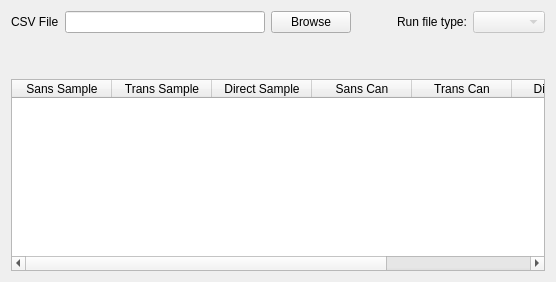
         <widget class="QWidget" name="page_6">
          <layout class="QVBoxLayout" name="verticalLayout_5">
           <item>
            <layout class="QHBoxLayout" name="horizontalLayout_9">
             <item>
              <widget class="QLabel" name="label_13">
               <property name="sizePolicy">
                <sizepolicy hsizetype="Preferred" vsizetype="Maximum">
                 <horstretch>0</horstretch>
                 <verstretch>0</verstretch>
                </sizepolicy>
               </property>
               <property name="text">
                <string>CSV File</string>
               </property>
              </widget>
             </item>
             <item>
              <widget class="QLineEdit" name="csv_filename">
               <property name="sizePolicy">
                <sizepolicy hsizetype="Minimum" vsizetype="Fixed">
                 <horstretch>0</horstretch>
                 <verstretch>0</verstretch>
                </sizepolicy>
               </property>
               <property name="minimumSize">
                <size>
                 <width>200</width>
                 <height>0</height>
                </size>
               </property>
              </widget>
             </item>
             <item>
              <widget class="QPushButton" name="csv_browse_btn">
               <property name="text">
                <string>Browse</string>
               </property>
              </widget>
             </item>
             <item>
              <spacer name="horizontalSpacer_17">
               <property name="orientation">
                <enum>Qt::Horizontal</enum>
               </property>
               <property name="sizeHint" stdset="0">
                <size>
                 <width>40</width>
                 <height>20</height>
                </size>
               </property>
              </spacer>
             </item>
             <item>
              <widget class="QLabel" name="label_26">
               <property name="text">
                <string>Run file type:</string>
               </property>
              </widget>
             </item>
             <item>
              <widget class="QComboBox" name="file_opt">
               <property name="enabled">
                <bool>false</bool>
               </property>
              </widget>
             </item>
            </layout>
           </item>
           <item>
            <spacer name="verticalSpacer_6">
             <property name="orientation">
              <enum>Qt::Vertical</enum>
             </property>
             <property name="sizeHint" stdset="0">
              <size>
               <width>20</width>
               <height>40</height>
              </size>
             </property>
            </spacer>
           </item>
           <item>
            <widget class="QTableWidget" name="batch_table">
             <property name="editTriggers">
              <set>QAbstractItemView::NoEditTriggers</set>
             </property>
             <property name="selectionMode">
              <enum>QAbstractItemView::MultiSelection</enum>
             </property>
             <property name="selectionBehavior">
              <enum>QAbstractItemView::SelectRows</enum>
             </property>
             <property name="textElideMode">
              <enum>Qt::ElideRight</enum>
             </property>
             <column>
              <property name="text">
               <string>Sans Sample</string>
              </property>
             </column>
             <column>
              <property name="text">
               <string>Trans Sample</string>
              </property>
             </column>
             <column>
              <property name="text">
               <string>Direct Sample</string>
              </property>
             </column>
             <column>
              <property name="text">
               <string>Sans Can</string>
              </property>
             </column>
             <column>
              <property name="text">
               <string>Trans Can</string>
              </property>
             </column>
             <column>
              <property name="text">
               <string>Direct Can</string>
              </property>
             </column>
             <column>
              <property name="text">
               <string>Output Name</string>
              </property>
             </column>
            </widget>
           </item>
          </layout>
         </widget>
